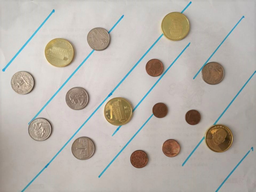
#> input picture E - 通识+专业课程资料/第6学期-机器视觉/Codes/work6/参考：CV1-coin-detection-system/1.png, 256 x 192 px, shrunk from 960 x 720 before the run
$ python hough.py   (older library calls are emulated)
#> lines starting #> are read from the running program, lines starting #| are printed output that depends on the picture
### E - 通识+专业课程资料/第6学期-机器视觉/Codes/work6/参考：CV1-coin-detection-system/canny.py
import cv2
import numpy as np

def canny_edge_detection(blurred, low_threshold=30, high_threshold=150):
    '''
    blurred:: 高斯模糊后的图像
    low_threshold:: 低阈值
    parameter:: 高阈值
    '''
    # 计算梯度
    grad_m, grad_d = compute_gradients(blurred)

    # 非极大值抑制
    suppressed = non_max_suppression(grad_m, grad_d)

    # 双阈值检测
    edges = thresholding(suppressed, low_threshold, high_threshold)

    return edges

def compute_gradients(image):
    # 计算水平方向上的梯度
    sobel_x = cv2.Sobel(image, cv2.CV_64F, 1, 0, ksize=3)

    # 计算垂直方向上的梯度
    sobel_y = cv2.Sobel(image, cv2.CV_64F, 0, 1, ksize=3)

    # 计算梯度幅值和梯度方向
    grad_m = np.sqrt(sobel_x**2 + sobel_y**2)
    grad_d = np.arctan2(sobel_y, sobel_x)

    return grad_m, grad_d

def non_max_suppression(grad_m, grad_d):
    # 将梯度方向转换为角度（弧度制）
    angle = grad_d * np.pi / 180.0

    # 获取图像尺寸
    height, width = grad_m.shape

    # 创建一个全零矩阵，用于存储非极大值抑制后的结果
    suppressed_edges = np.zeros_like(grad_m)

    for y in range(1, height - 1):
        for x in range(1, width - 1):
            # 获取当前像素点的梯度幅值
            mag = grad_m[y, x]

            # 获取当前像素点的梯度方向角度
            angle_val = angle[y, x]

            # 计算当前像素点相邻两个像素点的坐标
            x1 = int(np.round(x + np.cos(angle_val)))
            y1 = int(np.round(y + np.sin(angle_val)))
            x2 = int(np.round(x - np.cos(angle_val)))
            y2 = int(np.round(y - np.sin(angle_val)))

            # 判断当前像素点的梯度幅值是否为局部最大值
            if (mag >= grad_m[y1, x1]) and (mag >= grad_m[y2, x2]):
                suppressed_edges[y, x] = mag

    return suppressed_edges


def thresholding(image, low_threshold, high_threshold):
    # 创建一个全零矩阵，与输入图像大小相同，用于存储阈值处理后的结果
    thresholded_image = np.zeros_like(image)

    # 将低阈值和高阈值之间的像素设置为强边缘（255）
    strong_edges = (image >= high_threshold)

    # 将低阈值以下的像素设置为弱边缘（50）
    weak_edges = (image >= low_threshold) & (image < high_threshold)

    # 将强边缘和弱边缘合并到输出图像中
    thresholded_image[strong_edges] = 255
    thresholded_image[weak_edges] = 50

    return thresholded_image

# [20 lines left out: function detect_coins, not called in this run]

# [4 lines that do not run on import are left out]

### E - 通识+专业课程资料/第6学期-机器视觉/Codes/work6/参考：CV1-coin-detection-system/hough.py
import cv2
import numpy as np
from scipy.ndimage import maximum_filter
from canny import canny_edge_detection

def hough_gradient(edges, rho_max=150):
    '''霍夫变换'''
    # 计算图像的梯度信息
    sobelx = cv2.Sobel(blurred, cv2.CV_64F, 1, 0, ksize=5)
    sobely = cv2.Sobel(blurred, cv2.CV_64F, 0, 1, ksize=5)
    gradient_direction = np.arctan2(sobely, sobelx)

    # 获取边缘点的坐标
    y_coords, x_coords = np.nonzero(edges)

    # 计算圆心坐标
    # 创建一个三维累加器数组，第三维用于梯度方向
    accumulator = np.zeros((rowsy, colx, rho_max), dtype=np.uint64)
    for y, x in zip(y_coords, x_coords):
        for r in range(1, rho_max):
            ry = np.sin(gradient_direction[y, x]) * r
            rx = np.cos(gradient_direction[y, x]) * r
            ry, rx = int(ry), int(rx)
            if 0 <= y + ry < rowsy and 0 <= x + rx < colx:
                accumulator[y + ry, x + rx, r] += 1

    return accumulator

def non_max_suppression(accumulator, filter_size):
    '''
    filter_size:: 定义滤波器大小
    '''

    local_max_z = maximum_filter(accumulator, size=filter_size, mode='constant')

    # 将每个维度上的非极大值置为 0
    local_max = (accumulator == local_max_z)

    # 将非极大值置为 0
    accumulator[~local_max] = 0
    return accumulator

def extract_circles(accumulator, rho_min, rho_max, rate=0.5):
    '''提取检测到的圆'''
    circles = []
    max_value = np.max(accumulator)
    for y in range(rowsy):
        for x in range(colx):
            for r_idx, acc_value in enumerate(accumulator[y, x, rho_min:rho_max]):
                if acc_value > int(rate * max_value):  # 使用param2_accumulator作为投票阈值
                    circles.append((x, y, r_idx + rho_min))
    return circles

def draw_circles(image, circles, thickness=5):
    # 绘制检测到的圆
    for (x, y, r) in circles:
        cv2.circle(image, (x, y), r, (0, 255, 0), thickness)

    # 显示结果
    cv2.imshow('Detected Circles', image)
    cv2.waitKey(0)
    cv2.destroyAllWindows()

# 加载图像
image = cv2.imread('1.png')
#> image is the input picture: shape (192, 256, 3); mean B, G, R 171.7, 178.7, 184.3
rowsy, colx, _ = image.shape
#> rowsy = 192; colx = 256
# 图像预处理
gray = cv2.cvtColor(image, cv2.COLOR_BGR2GRAY)
blurred = cv2.GaussianBlur(gray, (5, 5), 0)
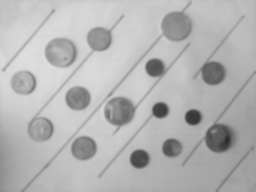
#> blurred: shape (192, 256); min 42, max 222, mean 179.6
# 边缘检测
edges = canny_edge_detection(blurred, 50, 100)
#> in compute_gradients, `sobel_y = cv2.Sobel(image, cv2.CV_64F, 0, 1, ksize=3)`:
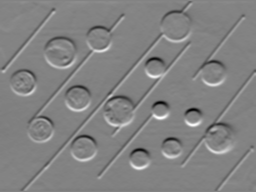
#> sobel_y: shape (192, 256) float64; min -298, max 282, mean -1.1; drawn with min black and max white
#> in compute_gradients, `grad_m = np.sqrt(sobel_x**2 + sobel_y**2)`:
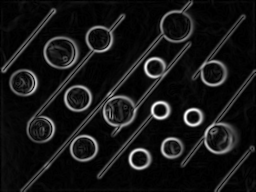
#> grad_m: shape (192, 256) float64; min 0, max 309.6, mean 27.9; drawn with min black and max white
#> after the loop in non_max_suppression, `for y in range(1, height - 1):`:
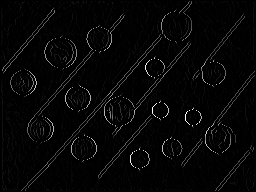
#> suppressed_edges: shape (192, 256) float64; min 0, max 309.6, mean 7.6; drawn with min black and max white
#> in thresholding, `strong_edges = (image >= high_threshold)`:
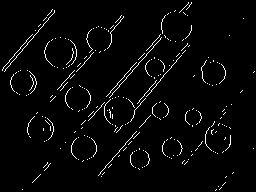
#> strong_edges: shape (192, 256) bool; 3% white in thin lines or dots
#> in thresholding, `weak_edges = (image >= low_threshold) & (image < high_threshold)`: weak_edges: shape (192, 256) bool; 1.7% white in thin lines or dots
accumulator = hough_gradient(edges, rho_max=150)
#> in hough_gradient, `gradient_direction = np.arctan2(sobely, sobelx)`:
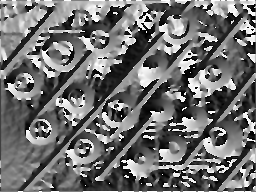
#> gradient_direction: shape (192, 256) float64; min -3.14, max 3.14, mean -0.38; drawn with min black and max white
#> in hough_gradient, `y_coords, x_coords = np.nonzero(edges)`: y_coords = 2282 values from 1 to 190; x_coords = 2282 values, max 254 at index 738, min 2 at index 699, mean 126.5
#> the loop in hough_gradient, `for y, x in zip(y_coords, x_coords):` made 2282 passes
#> (y, x) on passes 1 to 3: (1, 189), (1, 191), (2, 188)
accumulator = non_max_suppression(accumulator, filter_size = (50, 50, 50))
circles = extract_circles(accumulator, rho_min=100, rho_max=150, rate=0.5)
#> in extract_circles, `max_value = np.max(accumulator)`: max_value = 7
#> circles = 36 items, first 6: (45, 0, 110), (142, 4, 130), (35, 10, 111), (33, 12, 111), (35, 14, 108), (41, 15, 103)
draw_circles(image, circles, 5)
#> the loop in draw_circles, `for (x, y, r) in circles:` made 36 passes
#> (x, y, r) on passes 1 to 12: (45, 0, 110), (142, 4, 130), (35, 10, 111), (33, 12, 111), (35, 14, 108), (41, 15, 103), (31, 35, 143), (112, 39, 132), (0, 43, 115), (8, 69, 138), (142, 92, 119), (132, 95, 125)
#> after the loop in draw_circles, `for (x, y, r) in circles:`:
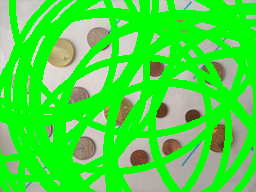
#> image: shape (192, 256, 3); mean B, G, R 61.5, 224.1, 68.3
